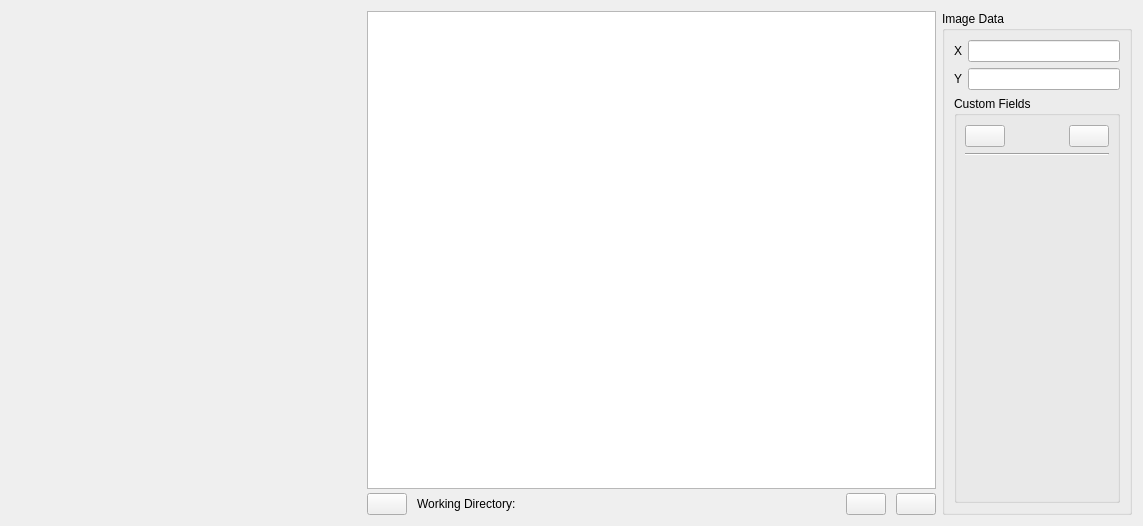
<?xml version="1.0" encoding="UTF-8"?>
<ui version="4.0">
 <class>CentralWidget</class>
 <widget class="QWidget" name="CentralWidget">
  <property name="geometry">
   <rect>
    <x>0</x>
    <y>0</y>
    <width>1143</width>
    <height>526</height>
   </rect>
  </property>
  <property name="windowTitle">
   <string>Form</string>
  </property>
  <layout class="QHBoxLayout" name="horizontalLayout_5">
   <item>
    <widget class="QFrame" name="framePointWidget">
     <property name="sizePolicy">
      <sizepolicy hsizetype="Fixed" vsizetype="Preferred">
       <horstretch>1</horstretch>
       <verstretch>0</verstretch>
      </sizepolicy>
     </property>
     <property name="minimumSize">
      <size>
       <width>350</width>
       <height>0</height>
      </size>
     </property>
     <property name="maximumSize">
      <size>
       <width>16777215</width>
       <height>16777215</height>
      </size>
     </property>
     <property name="frameShape">
      <enum>QFrame::NoFrame</enum>
     </property>
     <property name="frameShadow">
      <enum>QFrame::Plain</enum>
     </property>
     <property name="lineWidth">
      <number>0</number>
     </property>
     <layout class="QVBoxLayout" name="verticalLayout">
      <property name="spacing">
       <number>0</number>
      </property>
      <property name="leftMargin">
       <number>0</number>
      </property>
      <property name="topMargin">
       <number>0</number>
      </property>
      <property name="rightMargin">
       <number>0</number>
      </property>
      <property name="bottomMargin">
       <number>0</number>
      </property>
     </layout>
    </widget>
   </item>
   <item>
    <widget class="QFrame" name="frameCenter">
     <property name="sizePolicy">
      <sizepolicy hsizetype="Preferred" vsizetype="Preferred">
       <horstretch>3</horstretch>
       <verstretch>0</verstretch>
      </sizepolicy>
     </property>
     <property name="frameShape">
      <enum>QFrame::NoFrame</enum>
     </property>
     <property name="frameShadow">
      <enum>QFrame::Raised</enum>
     </property>
     <layout class="QVBoxLayout" name="verticalLayout_4">
      <property name="spacing">
       <number>0</number>
      </property>
      <property name="leftMargin">
       <number>0</number>
      </property>
      <property name="topMargin">
       <number>0</number>
      </property>
      <property name="rightMargin">
       <number>0</number>
      </property>
      <property name="bottomMargin">
       <number>0</number>
      </property>
      <item>
       <widget class="CentralGraphicsView" name="graphicsView"/>
      </item>
      <item>
       <layout class="QHBoxLayout" name="horizontalLayout">
        <property name="spacing">
         <number>10</number>
        </property>
        <property name="topMargin">
         <number>4</number>
        </property>
        <item>
         <widget class="QPushButton" name="pushButtonFolder">
          <property name="toolTip">
           <string>Load folder of images.</string>
          </property>
          <property name="text">
           <string/>
          </property>
          <property name="icon">
           <iconset resource="../icons/ddg.qrc">
            <normaloff>:/icons/folder.svg</normaloff>:/icons/folder.svg</iconset>
          </property>
          <property name="iconSize">
           <size>
            <width>24</width>
            <height>24</height>
           </size>
          </property>
         </widget>
        </item>
        <item>
         <widget class="QLabel" name="label_3">
          <property name="text">
           <string>Working Directory:</string>
          </property>
         </widget>
        </item>
        <item>
         <widget class="QLabel" name="labelWorkingDirectory">
          <property name="text">
           <string/>
          </property>
         </widget>
        </item>
        <item>
         <spacer name="horizontalSpacer_2">
          <property name="orientation">
           <enum>Qt::Horizontal</enum>
          </property>
          <property name="sizeHint" stdset="0">
           <size>
            <width>40</width>
            <height>20</height>
           </size>
          </property>
         </spacer>
        </item>
        <item>
         <widget class="QPushButton" name="pushButtonZoomIn">
          <property name="toolTip">
           <string>Zoom in.</string>
          </property>
          <property name="text">
           <string/>
          </property>
          <property name="icon">
           <iconset resource="../icons/ddg.qrc">
            <normaloff>:/icons/zoom_in.svg</normaloff>:/icons/zoom_in.svg</iconset>
          </property>
          <property name="iconSize">
           <size>
            <width>24</width>
            <height>24</height>
           </size>
          </property>
         </widget>
        </item>
        <item>
         <widget class="QPushButton" name="pushButtonZoomOut">
          <property name="toolTip">
           <string>Zoom out.</string>
          </property>
          <property name="text">
           <string/>
          </property>
          <property name="icon">
           <iconset resource="../icons/ddg.qrc">
            <normaloff>:/icons/zoom_out.svg</normaloff>:/icons/zoom_out.svg</iconset>
          </property>
          <property name="iconSize">
           <size>
            <width>24</width>
            <height>24</height>
           </size>
          </property>
         </widget>
        </item>
       </layout>
      </item>
     </layout>
    </widget>
   </item>
   <item>
    <widget class="QFrame" name="frameCustomField">
     <property name="sizePolicy">
      <sizepolicy hsizetype="Preferred" vsizetype="Preferred">
       <horstretch>1</horstretch>
       <verstretch>0</verstretch>
      </sizepolicy>
     </property>
     <property name="frameShape">
      <enum>QFrame::NoFrame</enum>
     </property>
     <property name="frameShadow">
      <enum>QFrame::Raised</enum>
     </property>
     <layout class="QVBoxLayout" name="verticalLayout_5">
      <property name="spacing">
       <number>0</number>
      </property>
      <property name="leftMargin">
       <number>0</number>
      </property>
      <property name="topMargin">
       <number>0</number>
      </property>
      <property name="rightMargin">
       <number>0</number>
      </property>
      <property name="bottomMargin">
       <number>0</number>
      </property>
      <item>
       <widget class="QGroupBox" name="groupBoxImageData">
        <property name="minimumSize">
         <size>
          <width>0</width>
          <height>0</height>
         </size>
        </property>
        <property name="maximumSize">
         <size>
          <width>16777215</width>
          <height>16777215</height>
         </size>
        </property>
        <property name="title">
         <string>Image Data</string>
        </property>
        <layout class="QVBoxLayout" name="verticalLayout_2">
         <item>
          <layout class="QHBoxLayout" name="horizontalLayout_2">
           <item>
            <widget class="QLabel" name="label">
             <property name="text">
              <string>X</string>
             </property>
            </widget>
           </item>
           <item>
            <widget class="QLineEdit" name="lineEditX">
             <property name="sizePolicy">
              <sizepolicy hsizetype="Expanding" vsizetype="Fixed">
               <horstretch>0</horstretch>
               <verstretch>0</verstretch>
              </sizepolicy>
             </property>
            </widget>
           </item>
          </layout>
         </item>
         <item>
          <layout class="QHBoxLayout" name="horizontalLayout_3">
           <item>
            <widget class="QLabel" name="label_2">
             <property name="text">
              <string>Y</string>
             </property>
            </widget>
           </item>
           <item>
            <widget class="QLineEdit" name="lineEditY"/>
           </item>
          </layout>
         </item>
         <item>
          <widget class="QGroupBox" name="groupBoxCustomFields">
           <property name="sizePolicy">
            <sizepolicy hsizetype="Preferred" vsizetype="Expanding">
             <horstretch>0</horstretch>
             <verstretch>0</verstretch>
            </sizepolicy>
           </property>
           <property name="title">
            <string>Custom Fields</string>
           </property>
           <layout class="QVBoxLayout" name="verticalLayout_3">
            <property name="leftMargin">
             <number>8</number>
            </property>
            <property name="rightMargin">
             <number>8</number>
            </property>
            <item>
             <layout class="QHBoxLayout" name="horizontalLayout_4">
              <item>
               <widget class="QPushButton" name="pushButtonDeleteField">
                <property name="toolTip">
                 <string>Delete custom field.</string>
                </property>
                <property name="text">
                 <string/>
                </property>
                <property name="icon">
                 <iconset resource="../icons/ddg.qrc">
                  <normaloff>:/icons/delete.svg</normaloff>:/icons/delete.svg</iconset>
                </property>
                <property name="iconSize">
                 <size>
                  <width>24</width>
                  <height>24</height>
                 </size>
                </property>
               </widget>
              </item>
              <item>
               <spacer name="horizontalSpacer">
                <property name="orientation">
                 <enum>Qt::Horizontal</enum>
                </property>
                <property name="sizeHint" stdset="0">
                 <size>
                  <width>40</width>
                  <height>20</height>
                 </size>
                </property>
               </spacer>
              </item>
              <item>
               <widget class="QPushButton" name="pushButtonAddField">
                <property name="toolTip">
                 <string>Add custom field.</string>
                </property>
                <property name="text">
                 <string/>
                </property>
                <property name="icon">
                 <iconset resource="../icons/ddg.qrc">
                  <normaloff>:/icons/add.svg</normaloff>:/icons/add.svg</iconset>
                </property>
                <property name="iconSize">
                 <size>
                  <width>24</width>
                  <height>24</height>
                 </size>
                </property>
               </widget>
              </item>
             </layout>
            </item>
            <item>
             <widget class="Line" name="line">
              <property name="orientation">
               <enum>Qt::Horizontal</enum>
              </property>
             </widget>
            </item>
            <item>
             <widget class="QFrame" name="frameCustomFields">
              <property name="sizePolicy">
               <sizepolicy hsizetype="Preferred" vsizetype="Expanding">
                <horstretch>0</horstretch>
                <verstretch>0</verstretch>
               </sizepolicy>
              </property>
              <property name="frameShape">
               <enum>QFrame::NoFrame</enum>
              </property>
              <property name="frameShadow">
               <enum>QFrame::Plain</enum>
              </property>
             </widget>
            </item>
           </layout>
          </widget>
         </item>
        </layout>
       </widget>
      </item>
     </layout>
    </widget>
   </item>
  </layout>
 </widget>
 <customwidgets>
  <customwidget>
   <class>CentralGraphicsView</class>
   <extends>QGraphicsView</extends>
   <header>ddg/central_graphics_view</header>
  </customwidget>
 </customwidgets>
 <resources>
  <include location="../icons/ddg.qrc"/>
 </resources>
 <connections/>
</ui>
